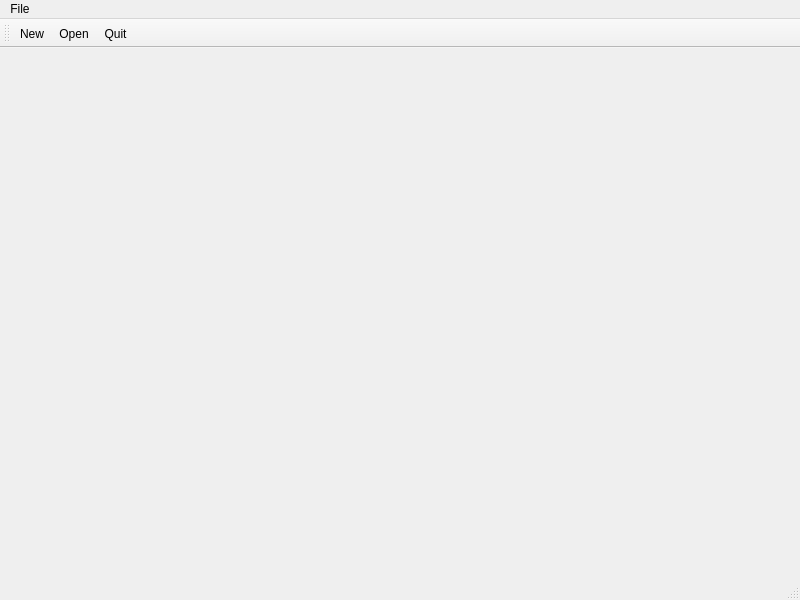
<?xml version="1.0" encoding="UTF-8"?>
<ui version="4.0">
 <class>MainWindow</class>
 <widget class="QMainWindow" name="MainWindow">
  <property name="geometry">
   <rect>
    <x>0</x>
    <y>0</y>
    <width>800</width>
    <height>600</height>
   </rect>
  </property>
  <property name="windowTitle">
   <string>MainWindow</string>
  </property>
  <widget class="QWidget" name="centralwidget"/>
  <widget class="QMenuBar" name="menubar">
   <property name="geometry">
    <rect>
     <x>0</x>
     <y>0</y>
     <width>800</width>
     <height>24</height>
    </rect>
   </property>
   <widget class="QMenu" name="menuFile">
    <property name="title">
     <string>File</string>
    </property>
    <addaction name="actionNew"/>
    <addaction name="separator"/>
    <addaction name="actionOpen"/>
    <addaction name="separator"/>
    <addaction name="actionQuit"/>
   </widget>
   <addaction name="menuFile"/>
  </widget>
  <widget class="QStatusBar" name="statusbar"/>
  <widget class="QToolBar" name="toolBar">
   <property name="windowTitle">
    <string>toolBar</string>
   </property>
   <attribute name="toolBarArea">
    <enum>TopToolBarArea</enum>
   </attribute>
   <attribute name="toolBarBreak">
    <bool>false</bool>
   </attribute>
   <addaction name="actionNew"/>
   <addaction name="actionOpen"/>
   <addaction name="actionQuit"/>
  </widget>
  <action name="actionNew">
   <property name="icon">
    <iconset theme=":/icons/icons/document-new.svg" resource="resource.qrc">
     <normaloff>:/icons/icons/document-new.svg</normaloff>:/icons/icons/document-new.svg</iconset>
   </property>
   <property name="text">
    <string>New</string>
   </property>
  </action>
  <action name="actionOpen">
   <property name="icon">
    <iconset theme=":/icons/icons/document-open.svg" resource="resource.qrc">
     <normaloff>:/icons/icons/document-open.svg</normaloff>:/icons/icons/document-open.svg</iconset>
   </property>
   <property name="text">
    <string>Open</string>
   </property>
  </action>
  <action name="actionQuit">
   <property name="icon">
    <iconset theme=":/icons/icons/document-close.svg" resource="resource.qrc">
     <normaloff>:/icons/icons/document-close.svg</normaloff>:/icons/icons/document-close.svg</iconset>
   </property>
   <property name="text">
    <string>Quit</string>
   </property>
  </action>
 </widget>
 <resources>
  <include location="resource.qrc"/>
 </resources>
 <connections/>
</ui>
